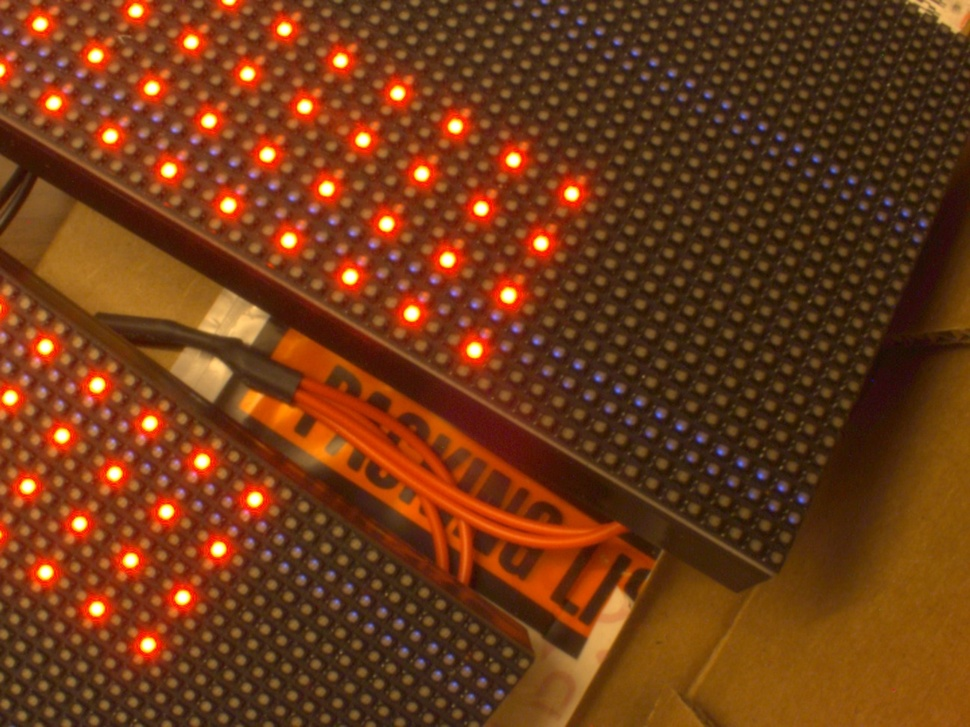
#> input picture rtiist/images/img-3.jpg, 970 x 727 px, shrunk from 1296 x 972 before the run
$ python -i img_processing.py   (imports and definitions only)
#> lines starting #> are read from the running program, lines starting #| are printed output that depends on the picture; after the words box and inside, x2 and y2 are one past the last pixel; in counts of white or black regions, pixels touching at a corner belong together
import cv2 as cv
import numpy as np

class DefaultImgProcessor:
    def __init__(self) -> None:
        self.masks = []
        pass

    def make_mask(self, img):
        if len(self.masks) > 0:
            print('mask already created')
            return

        gray = cv.cvtColor(img, cv.COLOR_RGB2GRAY)
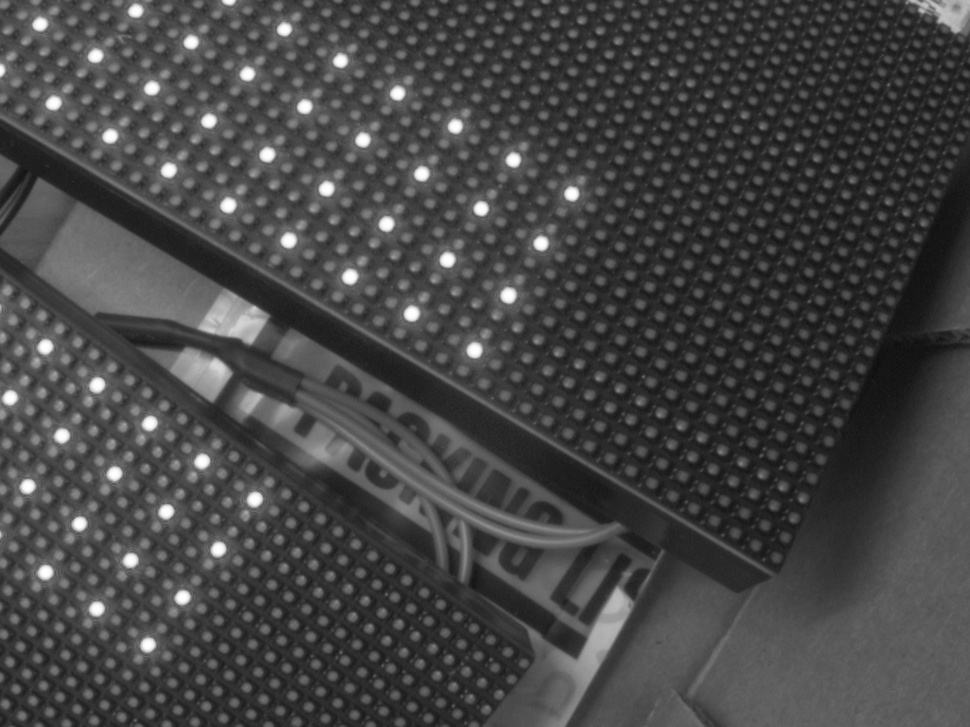
#> gray: shape (727, 970); min 12, max 255, mean 69.2
        self._mask_img = gray

        thresh = cv.threshold(gray, 200, 255, cv.THRESH_BINARY)[1]
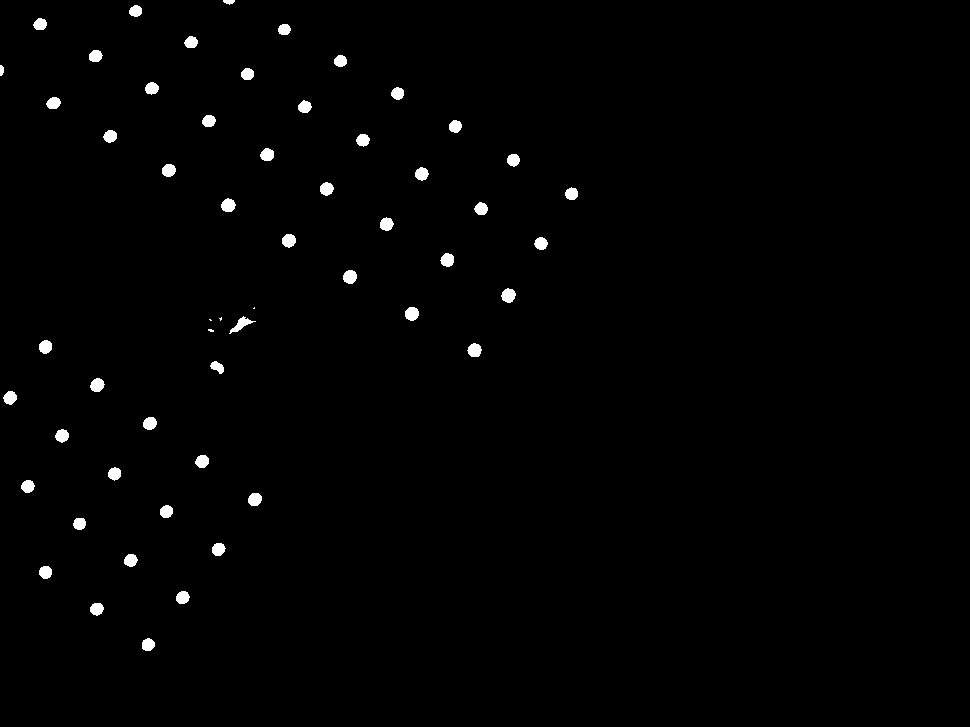
#> thresh: shape (727, 970); 1% white; 56 white regions (4 under 20 px), largest, box (x1, y1, x2, y2) and area: (501, 288, 516, 303) 162, (229, 316, 256, 334) 161, (221, 198, 236, 212) 156
        # apply morphology open and close and dilate
        kernel = cv.getStructuringElement(cv.MORPH_ELLIPSE, (11,11))
        thresh = cv.morphologyEx(thresh, cv.MORPH_OPEN, kernel)
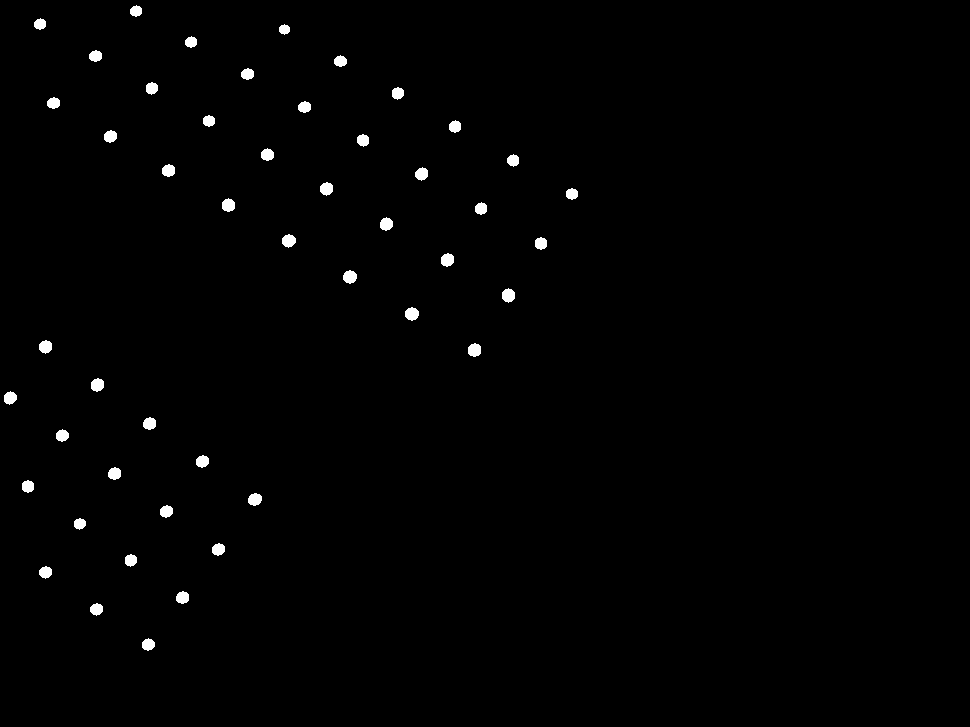
#> thresh: shape (727, 970); 0.86% white; 48 white regions, largest, box (x1, y1, x2, y2) and area: (502, 288, 515, 303) 147, (405, 307, 419, 321) 147, (343, 270, 357, 284) 146
        kernel = cv.getStructuringElement(cv.MORPH_ELLIPSE, (55,55))
        thresh = cv.morphologyEx(thresh, cv.MORPH_CLOSE, kernel)
#> thresh: shape (727, 970); 0.89% white; 48 white regions, largest, box (x1, y1, x2, y2) and area: (0, 391, 17, 405) 187, (130, 0, 142, 17) 166, (502, 288, 515, 303) 149
        kernel = cv.getStructuringElement(cv.MORPH_ELLIPSE, (3,3))
        thresh = cv.morphologyEx(thresh, cv.MORPH_DILATE, kernel)
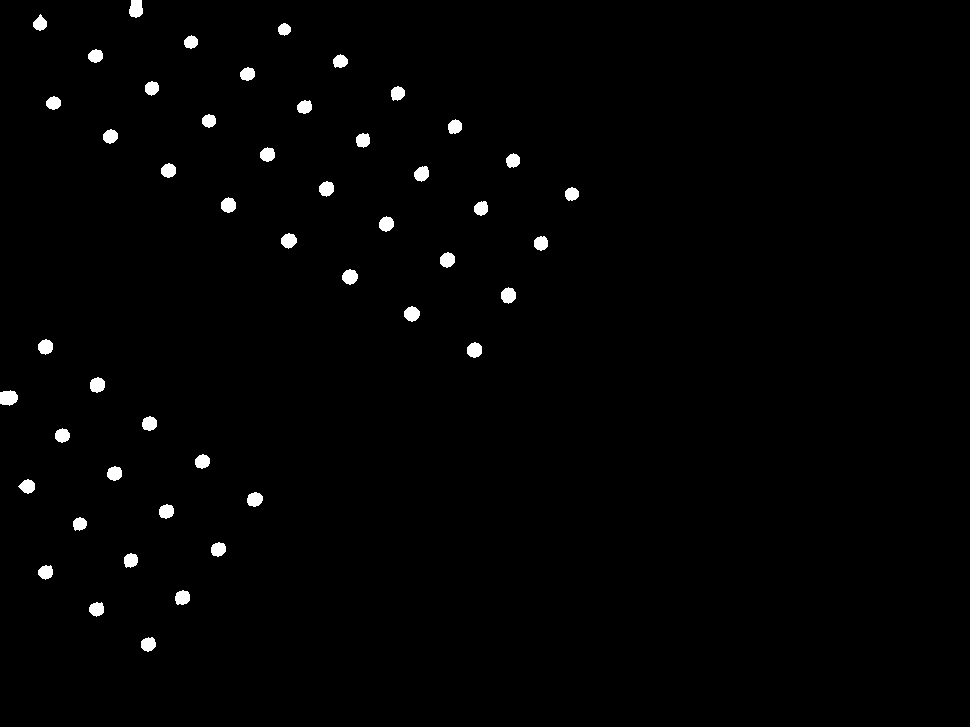
#> thresh: shape (727, 970); 1.2% white; 48 white regions, largest, box (x1, y1, x2, y2) and area: (0, 390, 18, 406) 228, (129, 0, 143, 18) 207, (501, 287, 516, 304) 191

        circles = cv.HoughCircles(thresh, cv.HOUGH_GRADIENT, 1, 30, param1=100, param2=1, minRadius=5, maxRadius=15)
#> circles = 48 rows, first 8: [540.5, 242.5, 7.4], [95.5, 55.5, 6.9], [151.5, 87.5, 7.4], [247.5, 73.5, 6.9], [97.5, 384.5, 7.4], [165.5, 511.5, 7.4], [217.5, 549.5, 7.4], [109.5, 135.5, 7.8]

        if circles is not None:
            circles = np.uint16(np.around(circles))
#> circles = 48 rows, first 8: [540, 242, 7], [96, 56, 7], [152, 88, 7], [248, 74, 7], [98, 384, 7], [166, 512, 7], [218, 550, 7], [110, 136, 8]
            self._detected_roi = circles
#> self._detected_roi has the same summary as circles

            X,Y = gray.shape
#> X = 727; Y = 970
            r = np.uint16(np.mean(circles[0][:,2])+7)
#> r = 14

            for c in circles[0,:]:

                mask = np.zeros((X,Y))
                for x in range(c[0]-r*2,c[0]+r*2):
                    for y in range(c[1]-r*2,c[1]+r*2):
                        if 0 <= (x-c[0])**2 + (y-c[1])**2 <= r*5:
                            mask[y,x] = 1

                self.masks.append(mask)
#> this loop made 48 passes
#> c on passes 1 to 12: [540, 242, 7], [96, 56, 7], [152, 88, 7], [248, 74, 7], [98, 384, 7], [166, 512, 7], [218, 550, 7], [110, 136, 8], [80, 524, 7], [130, 560, 7], [446, 258, 8], [420, 174, 7]
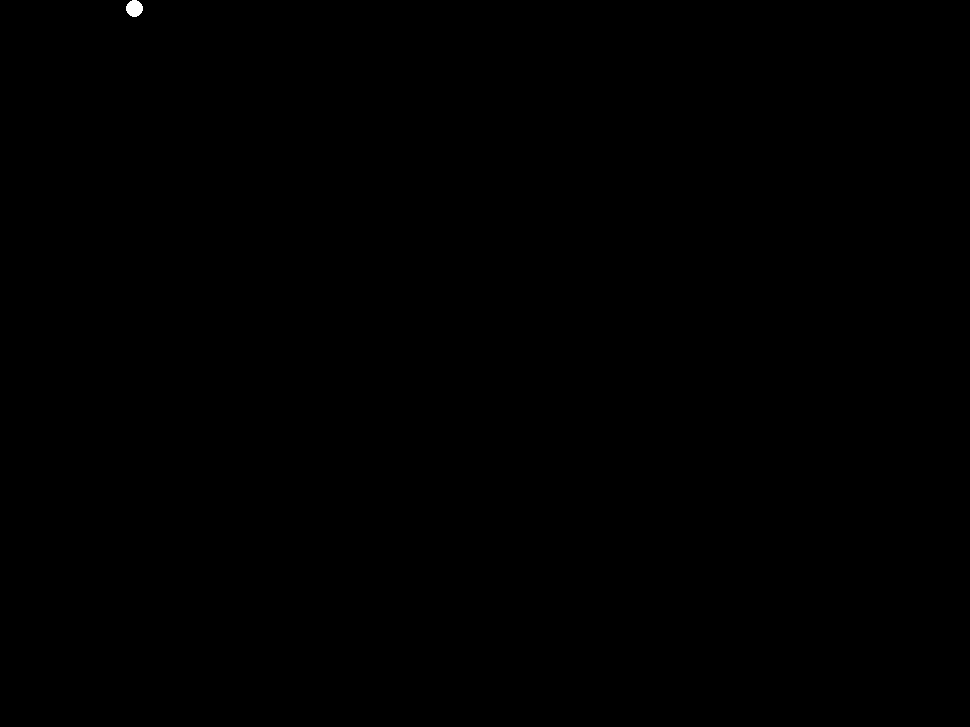
#> mask: shape (727, 970) float64; values 0 (black) and 1 (white), 0.03% white; 1 white region, box (x1, y1, x2, y2) and area: (126, 0, 143, 17) 221
#> after the loop, self.masks = 48 items

    def show_mask(self):
        if not(len(self.masks) > 0):
            print('no mask created')
            return

        r = np.uint16(np.mean(self._detected_roi[0][:,2])+7)
        thresh = np.zeros((self._mask_img.shape))
        img = np.copy(self._mask_img)

        vals = self.extract_values(img)

        for c,m,v in zip(self._detected_roi[0,:], self.masks, vals):
            cv.circle(img,(c[0],c[1]),r,(255,255,255),1)
            thresh = thresh + m
            cv.putText(img, str(np.round(v,2)), (c[0] + r+ 5, c[1] + r+5),cv.FONT_HERSHEY_SIMPLEX, 0.5, (255,0,0))

        cv.imshow('detected circles',thresh)
        cv.imshow('mean circles',img)
        cv.waitKey(0)

    def extract_values(self, img):
        vals = []
        for m in self.masks:
            vals.append(np.mean((img*m)[(img*m)>0]))

        return vals

    def process(self, raw_data):
        img = cv.cvtColor(raw_data, cv.COLOR_RGB2GRAY)
        return self.extract_values(img)

>>> import cv2
>>> picture = cv2.cvtColor(cv2.imread('images/img-3.jpg'), cv2.COLOR_BGR2RGB)
>>> result = DefaultImgProcessor().make_mask(picture)
